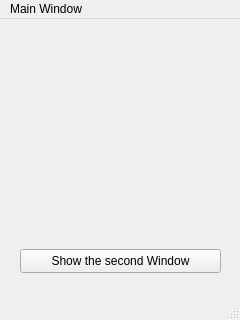
<?xml version="1.0" encoding="UTF-8"?>
<ui version="4.0">
 <class>MainWindow</class>
 <widget class="QMainWindow" name="MainWindow">
  <property name="geometry">
   <rect>
    <x>0</x>
    <y>0</y>
    <width>240</width>
    <height>320</height>
   </rect>
  </property>
  <property name="windowTitle">
   <string>MainWindow</string>
  </property>
  <widget class="QWidget" name="centralwidget">
   <widget class="QPushButton" name="pushButton">
    <property name="geometry">
     <rect>
      <x>20</x>
      <y>230</y>
      <width>201</width>
      <height>24</height>
     </rect>
    </property>
    <property name="text">
     <string>Show the second Window</string>
    </property>
   </widget>
  </widget>
  <widget class="QMenuBar" name="menubar">
   <property name="geometry">
    <rect>
     <x>0</x>
     <y>0</y>
     <width>240</width>
     <height>22</height>
    </rect>
   </property>
   <widget class="QMenu" name="menuMain_Window">
    <property name="title">
     <string>Main Window</string>
    </property>
   </widget>
   <addaction name="menuMain_Window"/>
  </widget>
  <widget class="QStatusBar" name="statusbar"/>
 </widget>
 <resources/>
 <connections/>
</ui>
